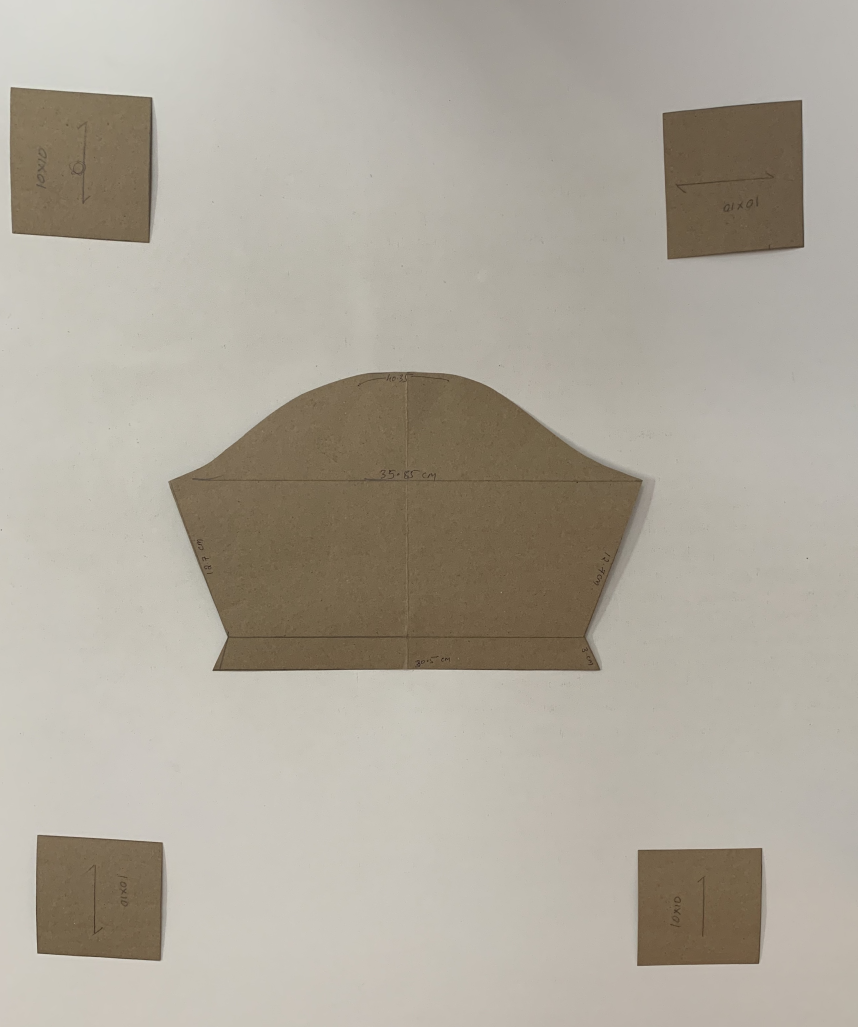
#> input picture Test6.jpg, 2572 x 3081 px, found by its file name (shown at 1/3 size)
$ python allimageTest6.py
#> lines starting #> are read from the running program, lines starting #| are printed output that depends on the picture; after the words box and inside, x2 and y2 are one past the last pixel; in counts of white or black regions, pixels touching at a corner belong together
import cv2
from matplotlib import pyplot as plt
import numpy as np

path = r'E:\python1\python\Test6.jpg'

#reading image
img = cv2.imread(path,cv2.IMREAD_COLOR)
#> img is the input picture: shape (3081, 2572, 3); mean B, G, R 155.3, 167.5, 174
# width = 1000
# height = 800
# dim = (width, height)

# resize image

def image_resize(image, width = None, height = None, inter = cv2.INTER_AREA):
#> called with height = 750, inter = 3
    dim  =  None
    (h , w) = image.shape[:2]

    # if width is None and height is None:
    #     return image

    if width is None:
        r = height / float(h)
        dim = (int(w * r), height)

    else:
        r = width / float(w)
        dim = (width, int(h * r))

    resized = cv2.resize(image , dim , interpolation = inter)
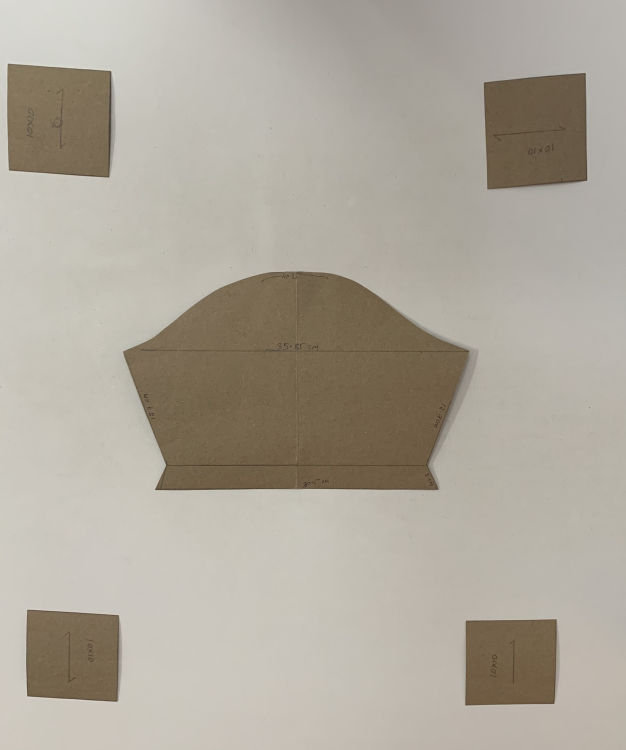
#> resized: shape (750, 626, 3); mean B, G, R 155.3, 167.5, 174

    return resized

resized = image_resize(img , height = 750)

# print('Resized Dimensions : ',resized.shape)

cv2.imshow("Resized image", resized)


# cv2.imshow('image',img)

# cv2.waitKey(0)

#greyscale image
# image = cv2.imread(path,0)
gray = cv2.cvtColor(resized, cv2.COLOR_BGR2GRAY)
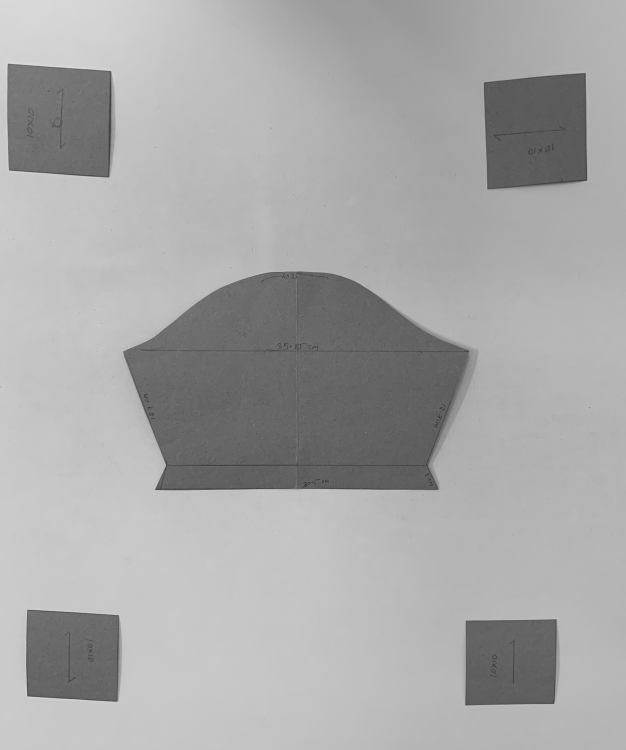
#> gray: shape (750, 626); min 45, max 220, mean 168

cv2.imshow("Grayscale Image",gray)

cv2.waitKey(0)

#Blurring image
blurred=cv2.medianBlur(gray,5)
blurred=cv2.bilateralFilter(blurred,9,75,75)
blurred = cv2.GaussianBlur(blurred, (5,5), 0)
cv2.imshow("Blurred Image",blurred)

#Canny image

Canny = cv2.Canny(gray, 100, 200, 3)
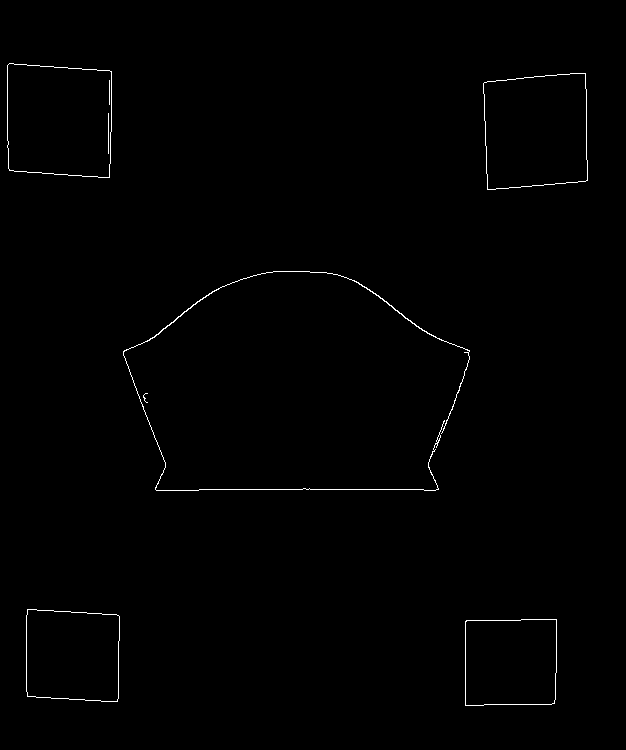
#> Canny: shape (750, 626); 0.57% white in thin lines or dots, all inside (x1, y1, x2, y2) = (7, 63, 588, 706)
cv2.imshow("Canny Image",Canny)

# #countours
# font = cv2.FONT_HERSHEY_COMPLEX

# # img = cv2.imread(path,cv2.IMREAD_COLOR)

# # img1 = cv2.imread(path ,cv2.IMREAD_GRAYSCALE)

contours, hierarchy = cv2.findContours(Canny  ,
    cv2.RETR_EXTERNAL, cv2.CHAIN_APPROX_SIMPLE)
#> contours = 6 contours, 1 with area under 20; largest, box (x1, y1, x2, y2) and area: (7, 63, 112, 178) 11034, (483, 73, 588, 190) 10954, (26, 609, 120, 702) 8024, (465, 619, 557, 706) 7659, (123, 271, 470, 491) 160

cv2.waitKey(0)

shapePoints=[]
cv2.drawContours(resized, contours, -1, (0, 0, 255), 2)
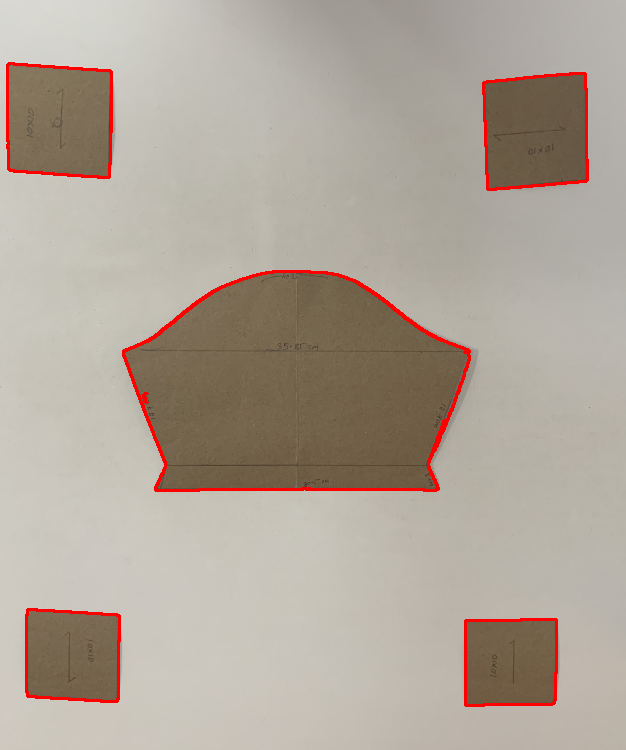
#> resized: shape (750, 626, 3); 1.76% of pixels changed, all inside (x1, y1, x2, y2) = (6, 62, 589, 707)
cv2.imshow('Contours', resized)
# print(contours)


    # approx contour----------------
for cnt in contours:
    approxPoints=[]
    epsilon = 0.1 * cv2.arcLength(cnt, True)

    approx = cv2.approxPolyDP(cnt, epsilon, True)
    print(approx)

    cv2.drawContours(resized, [approx], -1, (0, 255, 0), 2)

    for points in approx:
        approxPoints.append((points[0][0],points[0][1]))
        shapePoints.append(approxPoints)
#> this loop made 6 passes
#> (epsilon, approx) on passes 1 to 6: (35.05, [[556, 619], [466, 620], [465, 705], [554, 703]]), (36.06, [[27, 609], [27, 696], [117, 701], [119, 616]]), (2.9, [[145, 393], [147, 402]]), (208.8, [[123, 351], [469, 359]]), (42.54, [[585, 73], [483, 83], [487, 189], [587, 180]]), (42.45, [[9, 63], [9, 170], [109, 177], [111, 71]])
#> (printed output is left out)
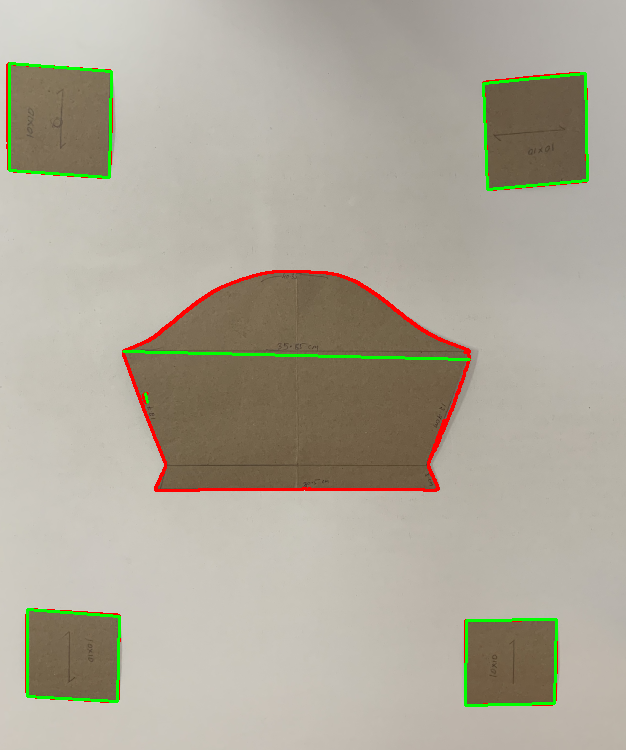
#> resized: shape (750, 626, 3); 1.2% of pixels changed, all inside (x1, y1, x2, y2) = (8, 62, 589, 707)
#> after the loop, shapePoints = 20 items
  # approx contour ----------------------------------

    # Draw all contours
    # -1 signifies drawing all contours


cv2.imshow("Approx Contours",resized)

# base = cv2.HoughLinesP(resized, 1, np.pi/180, 80 , minLineLength = 1, maxLineGap = 3)
# # # base = cv2.HoughLinesP(edged, 1, np.pi / 180 , 50 , 1 , 5)
# pixel_array = []
# pixel_length = 0
# if base is not None:
#    for line in base:
#     x1, y1, x2, y2 = line[0]

#    cv2.line(resized, (x1 , y1), (x2 , y2), (0 , 0 , 255) , 2)

#        pixel_length = np.sqrt((x2 - x1)**2 + (y2 - y1)**2)

#        pixel_array.append(pixel_length)
#     #    cv2.putText(resized,)

#        print("Line points :", line)


#     #    cv2.putText(line,"",(x, y), font, 0.5, (0, 255, 0))
#        print("Length of line :{}".format(pixel_length))
#        print("-------------------------------------")
#        cv2.waitKey(0)


# # n = approx.ravel()
# # font = cv2.FONT_HERSHEY_COMPLEX
# # for j in n :
# #         if(i % 2 == 0):
# #             x = n[i]
# #             y = n[i + 1]

# #             # String containing the co-ordinates.
# #             string = str(x)  + str(y)

# #             if(i == 0):
# #                 # text on topmost co-ordinate.
# #                 cv2.putText(resized," ", (x, y), font, 0.5, (255,0,0))
# #             else:

# #                 # text on remaining co-ordinates.
# #                 cv2.putText(resized, string, (x, y), font, 0.5, (0, 255, 0))

# #             # print(x,y)


# #             i = i + 1
# #    cv2.imshow(" img " , resized)


cv2.waitKey(0)

cv2.destroyAllWindows()

$ run again, with Test1.jpg copied over Test6.jpg
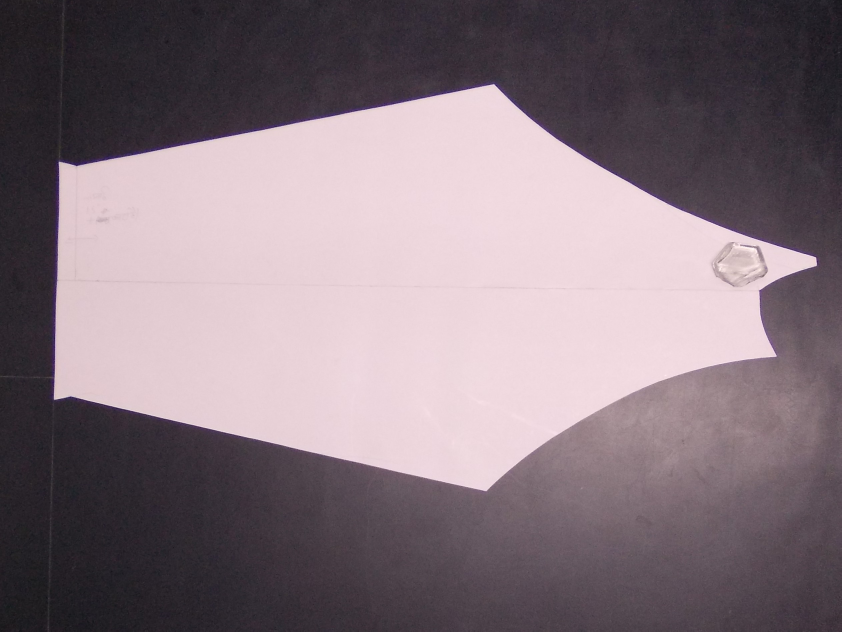
#> input picture Test1.jpg, 2524 x 1894 px, found by its file name (shown at 1/3 size)
#> img is the input picture: shape (1894, 2524, 3); mean B, G, R 124.9, 117.4, 132.3
#> `Canny = cv2.Canny(gray, 100, 200, 3)`:
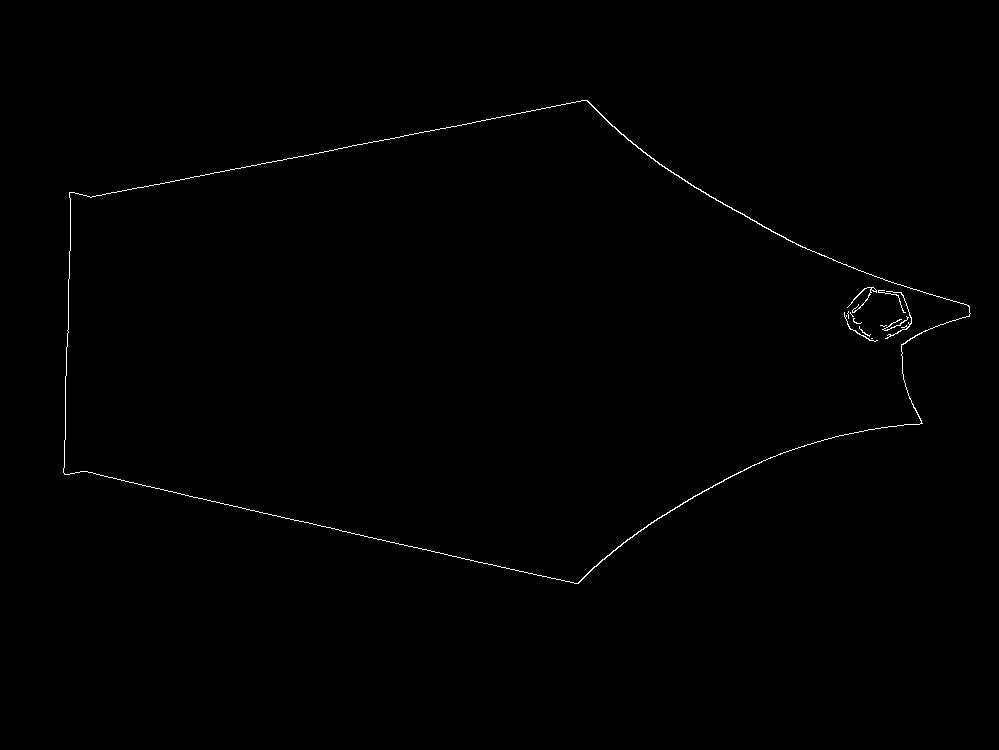
#> Canny: shape (750, 999); 0.39% white in thin lines or dots, all inside (x1, y1, x2, y2) = (63, 100, 971, 584)
#> contours = 1 contour; box (x1, y1, x2, y2) and area: (63, 100, 971, 584) 283541
#> the loop `for cnt in contours:` made 1 pass
#> (epsilon, approx) on pass 1: (246.4, [[969, 306], [69, 192], [63, 472]])
#> (printed output is left out)
#> after the loop `for cnt in contours:`:
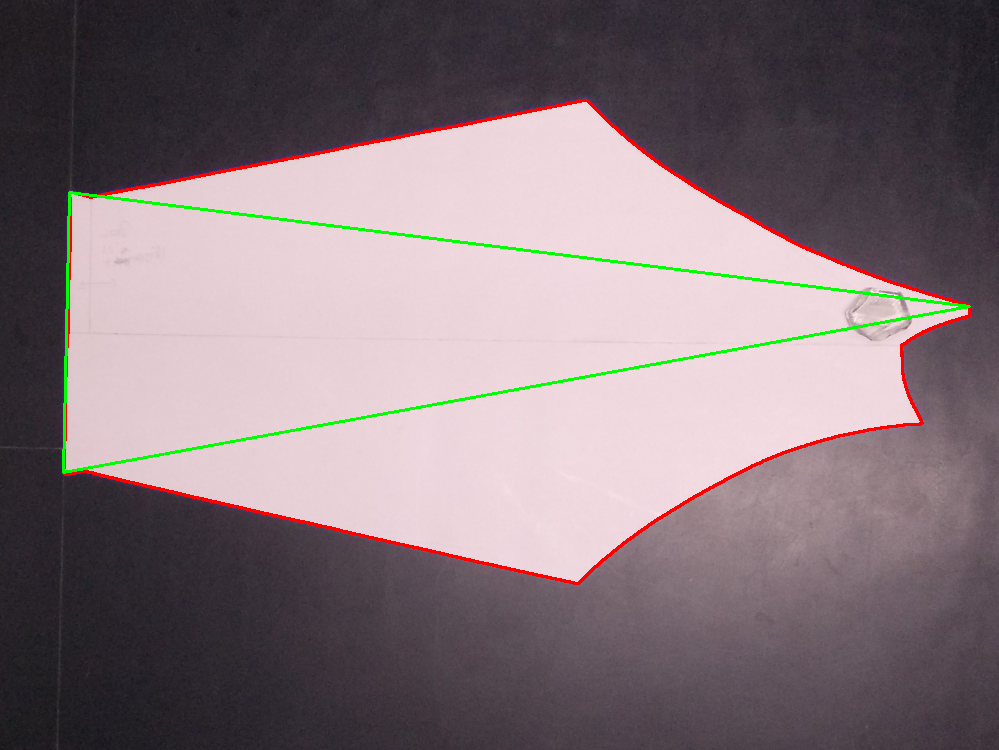
#> resized: shape (750, 999, 3); mean B, G, R 121.7, 116.6, 131.4
#> after the loop `for cnt in contours:`: shapePoints = [[(969, 306), (69, 192), (63, 472)], [(969, 306), (69, 192), (63, 472)], [(969, 306), (69, 192), (63, 472)]]

$ run again, with Test2.jpg copied over Test6.jpg
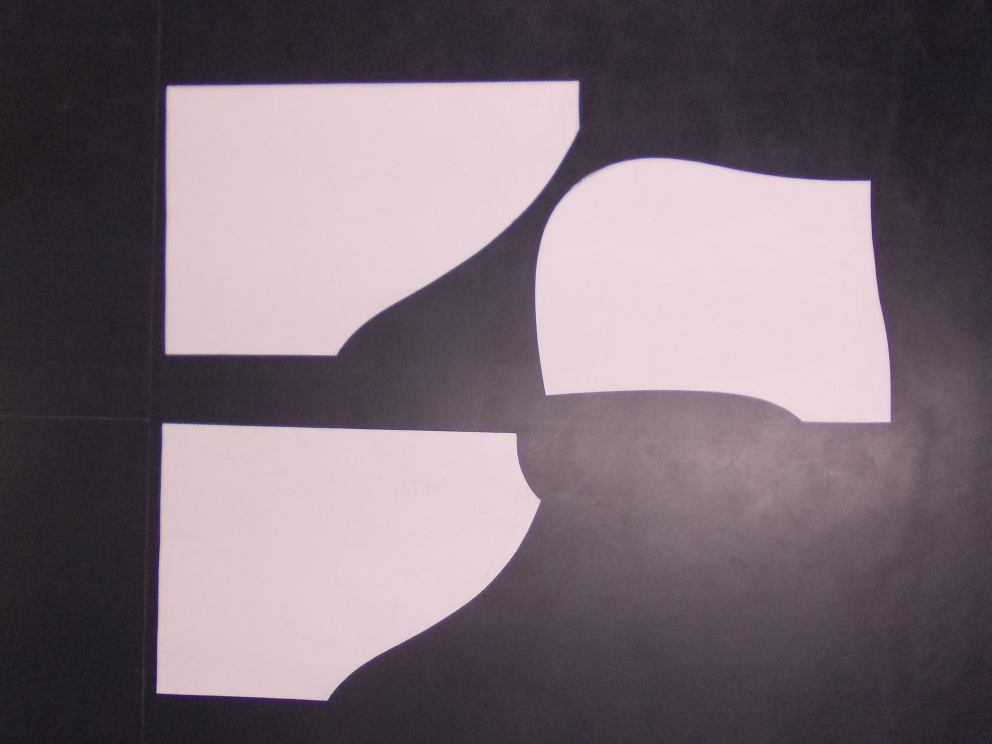
#> input picture Test2.jpg, 2976 x 2232 px, found by its file name (shown at 1/3 size)
#> img is the input picture: shape (2232, 2976, 3); mean B, G, R 116.5, 107.6, 121.6
#> `Canny = cv2.Canny(gray, 100, 200, 3)`:
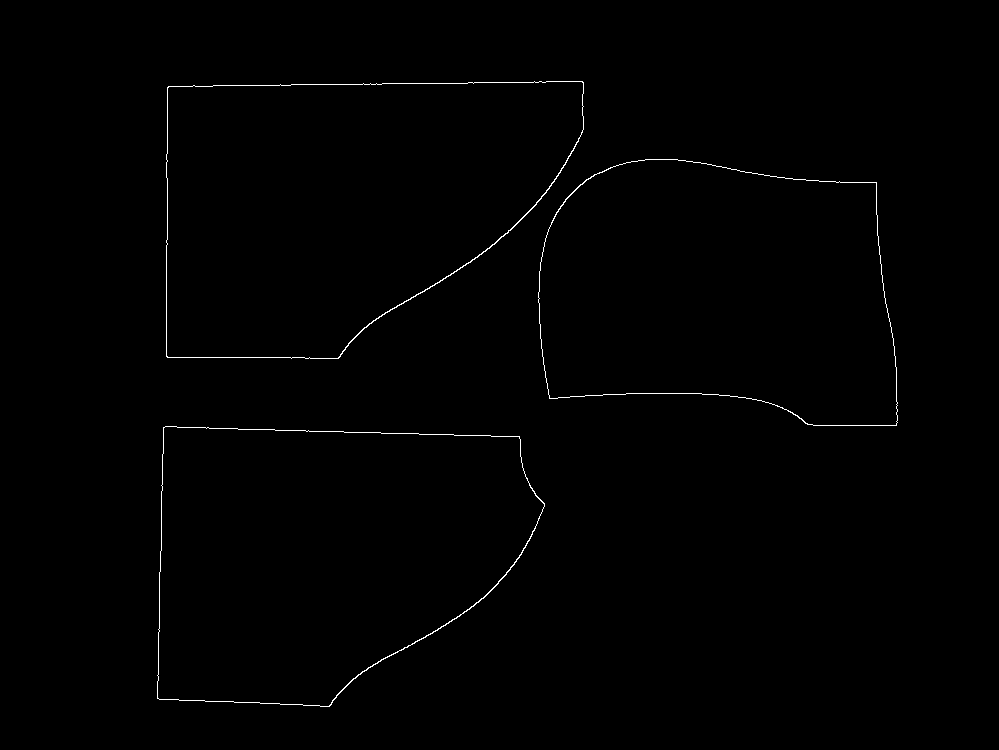
#> Canny: shape (750, 999); 0.51% white in thin lines or dots, all inside (x1, y1, x2, y2) = (157, 81, 898, 707)
#> contours = 3 contours; box (x1, y1, x2, y2) and area: (166, 81, 584, 359) 90031, (157, 426, 545, 707) 85588, (538, 159, 898, 426) 78660
#> the loop `for cnt in contours:` made 3 passes
#> (epsilon, approx) on passes 1 to 3: (121.2, [[157, 698], [519, 436], [163, 427]]), (117.1, [[556, 212], [549, 398], [896, 425], [876, 182]]), (128, [[583, 82], [168, 86], [166, 356]])
#> (printed output is left out)
#> after the loop `for cnt in contours:`:
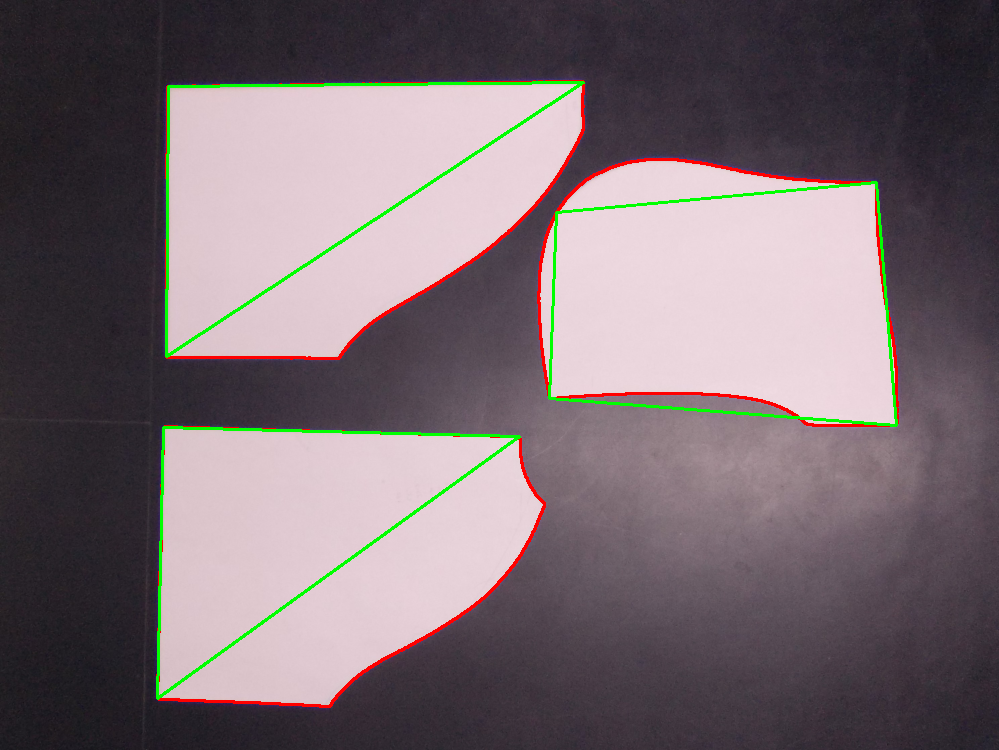
#> resized: shape (750, 999, 3); mean B, G, R 112.4, 107.5, 120
#> after the loop `for cnt in contours:`: shapePoints = 10 items
